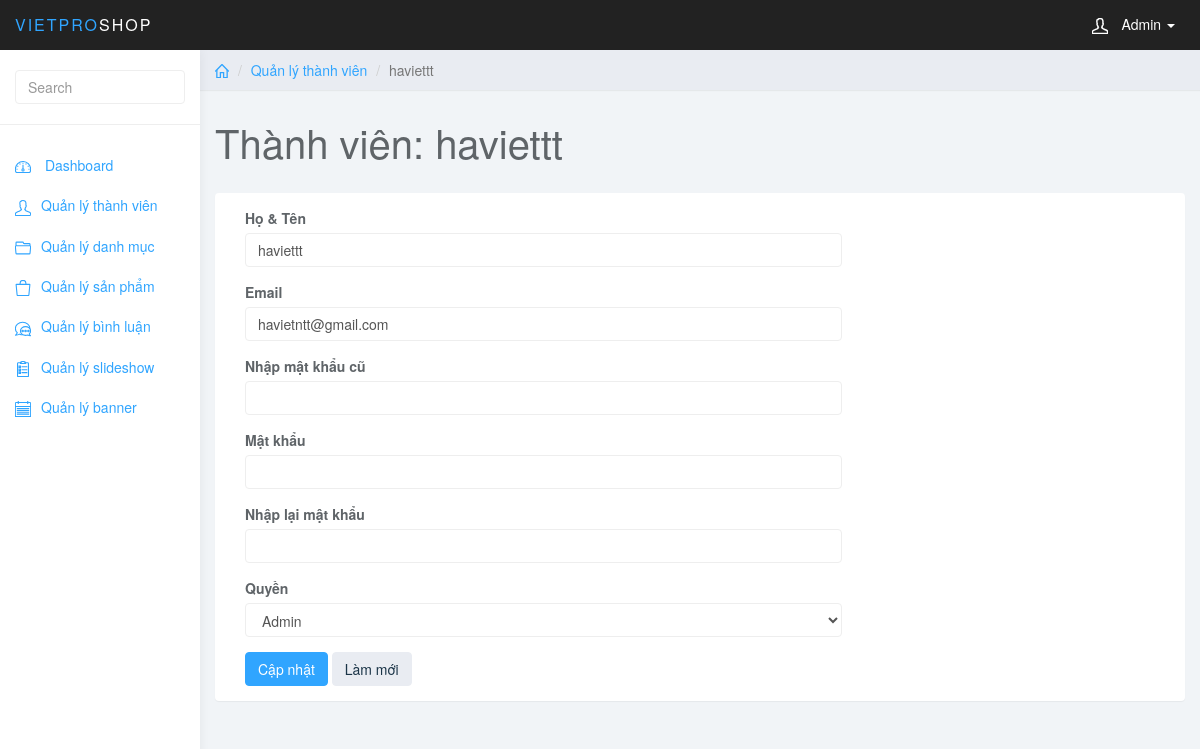
/admin/index.php?page_layout=edit_user&user_id=8 (signed in), run on the app's committed database.
### tables this page shows
CREATE TABLE `user` (
  `user_id` int(11) NOT NULL,
  `user_full` varchar(255) NOT NULL,
  `user_mail` varchar(255) NOT NULL,
  `user_pass` varchar(255) NOT NULL,
  `user_level` int(1) NOT NULL
);

### admin/edit_user.php (the view, shortened to what this page needs)
<?php
    $user_id = $_GET['user_id'];
    $sql_se_user = "SELECT * FROM user WHERE user_id = '$user_id'";
    $query_se_user = mysqli_query($conn, $sql_se_user);
    $num_row = mysqli_fetch_assoc($query_se_user);
?>
	<div class="col-sm-9 col-sm-offset-3 col-lg-10 col-lg-offset-2 main">
		<div class="row">
			<ol class="breadcrumb">
                <li><a href="#"><svg class="glyph stroked home"><use xlink:href="#stroked-home"></use></svg></a></li>
                <li><a href="">Quản lý thành viên</a></li>
				<li class="active"><?php echo $num_row['user_full']; ?></li>
			</ol>
		</div>
		<div class="row">
			<div class="col-lg-12">
				<h1 class="page-header">Thành viên: <?php echo $num_row['user_full']; ?></h1>
			</div>
        </div>
        <div class="row">
                <div class="col-lg-12">
                    <div class="panel panel-default">
                        <div class="panel-body">
                            <div class="col-md-8">
                            <form role="form" method="post">
                                <div class="form-group">
                                    <label>Họ & Tên</label>
                                    <input type="text" name="user_full" required class="form-control" value="<?php echo $num_row['user_full']; ?>" placeholder="">
                                </div>
                                <div class="form-group">
                                    <label>Email</label>
                                    <input type="text" name="user_mail" required value="<?php echo $num_row['user_mail']; ?>" class="form-control">
                                </div>
                                <div class="form-group">
                                    <label>Nhập mật khẩu cũ</label>
                                    <input type="password" name="old_pass" required  class="form-control">
                                </div>
                                <div class="form-group">
                                    <label>Mật khẩu</label>
                                    <input type="password" name="user_pass" required  class="form-control">
                                </div>
                                <div class="form-group">
                                    <label>Nhập lại mật khẩu</label>
                                    <input type="password" name="user_re_pass" required  class="form-control">
                                </div>
                                <div class="form-group">
                                    <label>Quyền</label>
                                    <select name="user_level" class="form-control">
                                        <option <?php if($num_row['user_level'] == 1){echo 'selected';} ?> value=1>Admin</option>
                                    </select>
                                </div>
                                <button type="submit" name="sbm" class="btn btn-primary">Cập nhật</button>
                                <button type="reset" class="btn btn-default">Làm mới</button>
                            </div>
                        </div>
                    </div>
                </div>
            </div>
	</div>

### admin/css/styles.css (style rules this page uses)
body { background: #f1f4f7; padding-top: 50px; color: #5f6468; }
a, a:hover, a:focus { color: #30a5ff; }
h1, h2, h3, h4, h5, h6 { color: #5f6468; }
h1 { font-weight: 300; font-size: 40px; }
.form-control { border: 1px solid #eee; box-shadow: none; }
.btn-default, .btn-default:hover, .btn-default:focus, .btn-default:active, .btn-default.active, .open > .dropdown-toggle.btn-default, .btn-default.disabled, .btn-default[disabled], fieldset[disabled] .btn-default, .btn-default.disabled:hover, .btn-default[disabled]:hover, fieldset[disabled] .btn-default:hover, .btn-default.disabled:focus, .btn-default[disabled]:focus, fieldset[disabled] .btn-default:focus, .btn-default.disabled:active, .btn-default[disabled]:active, fieldset[disabled] .btn-default:active, .btn-default.disabled.active, .btn-default[disabled].active, fieldset[disabled] .btn-default.active { background-color: #e9ecf2; border-color: #e9ecf2; color: #1b3548; }
.btn-primary, .btn-primary:hover, .btn-primary:focus, .btn-primary:active, .btn-primary.active, .open > .dropdown-toggle.btn-primary, .btn-primary.disabled, .btn-primary[disabled], fieldset[disabled] .btn-primary, .btn-primary.disabled:hover, .btn-primary[disabled]:hover, fieldset[disabled] .btn-primary:hover, .btn-primary.disabled:focus, .btn-primary[disabled]:focus, fieldset[disabled] .btn-primary:focus, .btn-primary.disabled:active, .btn-primary[disabled]:active, fieldset[disabled] .btn-primary:active, .btn-primary.disabled.active, .btn-primary[disabled].active, fieldset[disabled] .btn-primary.active { background-color: #30a5ff; border-color: #30a5ff; }
.panel { border: 0; }
.breadcrumb { border-radius: 0; padding: 10px 15px; background: #e9ecf2; box-shadow: 0 1px 1px rgba(0, 0, 0, .05); margin: 0 ; }
h1.page-header { margin-top: 30px; border-bottom: 0; }
.breadcrumb .glyph { height: 14px; width: 14px; margin: -2px 0 0 0; stroke-width: 4px; }

### data on the page
user: user_full "haviettt", user_mail "havietntt@gmail.com", user_level "Admin"
